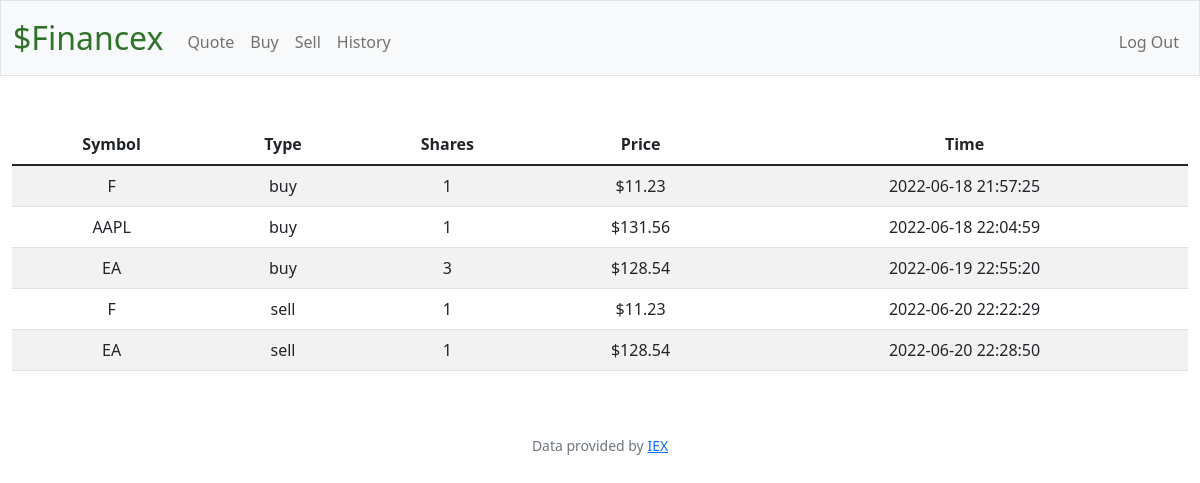
Screenshot of /history (signed in) with the database file from the repository.
### tables this page shows
CREATE TABLE transactions (
    id INTEGER PRIMARY KEY AUTOINCREMENT,
    user_id INTEGER NOT NULL,
    name TEXT NOT NULL,
    shares INTEGER NOT NULL,
    price INTEGER NOT NULL,
    type TEXT NOT NULL,
    symbol TEXT NOT NULL,
    time TIMESTAMP DEFAULT CURRENT_TIMESTAMP,
    FOREIGN KEY(user_id) REFERENCES users(id)
);

### app.py (the view)
@app.route("/history")
@login_required
def history():
    user_id = session["user_id"]
    transactions = db.execute("SELECT type, symbol, price, shares, time FROM transactions WHERE user_id = ?", user_id)
    return render_template("history.html", transactions=transactions, usd=usd)

### app.py (called while the page is built)
@app.after_request
def after_request(response):
    response.headers["Cache-Control"] = "no-cache, no-store, must-revalidate"
    response.headers["Expires"] = 0
    response.headers["Pragma"] = "no-cache"
    return response

### helpers.py (called while the page is built)
def login_required(f):
    @wraps(f)
    def decorated_function(*args, **kwargs):
        if session.get("user_id") is None:
            return redirect("/login")
        return f(*args, **kwargs)
    return decorated_function

def usd(value):
    return f"${value:,.2f}"

### templates/history.html
{% extends "layout.html" %}{% block title %} History {% endblock %}{% block main %}
<table class="table table-striped">
    <thead>
        <tr>
            <th>Symbol</th>
            <th>Type</th>
            <th>Shares</th>
            <th>Price</th>
            <th>Time</th>
        </tr>
    </thead>
    <tbody>
        {% for transaction in transactions %}
        <tr>
            <td> {{ transaction["symbol"].upper() }} </td>
            <td> {{ transaction["type"] }} </td>
            <td> {{ transaction["shares"] }} </td>
            <td> {{ usd(transaction["price"]) }} </td>
            <td> {{ transaction["time"] }} </td>
        </tr>
        {% endfor %}
</table>
{% endblock %}

### rows the page displays
transactions: price "$11.23"
transactions: price "$131.56"
transactions: price "$128.54"
transactions: price "$11.23"
transactions: price "$128.54"
